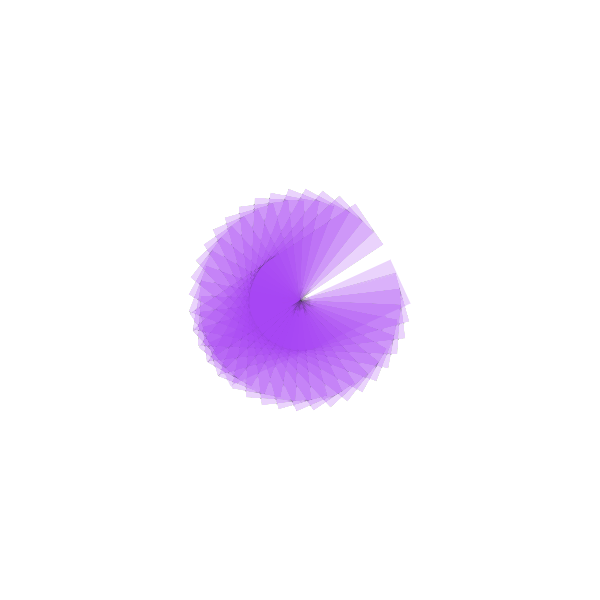
Frame 1 (no input)
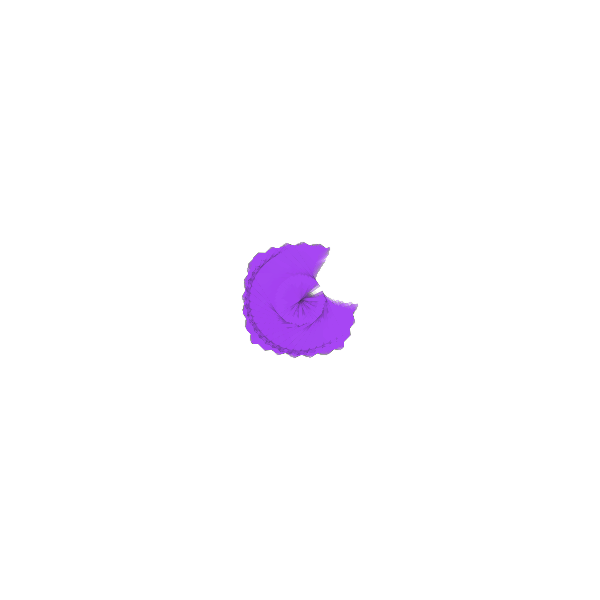
Frame 60 (the mouse pressed at the canvas centre just before this capture)
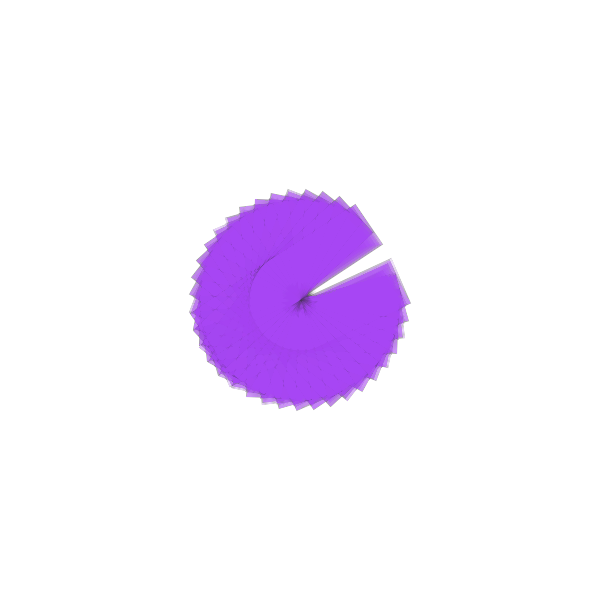
Frame 120 (the mouse held since frame 60 and released just before this capture)

The Processing sketch that drew these frames (run headless with seeded random() and noise(); from frame 60 on, the mouse is pressed at the canvas centre):

// Processing sketch: processing_144991
// ── processing_144991.pde

// Konkuk University  

 // Department of Dynamic Media 

 // SOS iDesign  

// Name: LEE hyeri 

 // ID: 201420101  

float h, w, theta;
int num = 20;
 
void setup() {
  size(600, 600);
  ellipseMode(CORNER);
  noStroke();
  fill(random(255),random(255),random(255),random(255));
  background(255);
}
 
void draw() {
  w = 50;
  h = map(cos(theta), -1, 1, w, 200);
  translate(width/2, height/2);
  for (int i=0; i<num; i++) {
    pushMatrix();
    rotate((PI/num)*i-2);
    rectMode(CENTER);
    rect(-w/2, 0, w, h);
    stroke(40,100);
    popMatrix();
    
  }
  filter(DILATE);
  theta += 0.0523;
}
